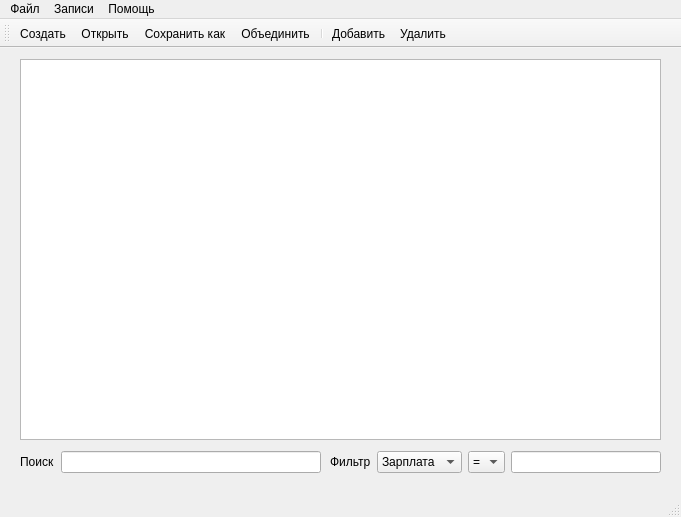
<?xml version="1.0" encoding="UTF-8"?>
<ui version="4.0">
 <class>MainWindow</class>
 <widget class="QMainWindow" name="MainWindow">
  <property name="geometry">
   <rect>
    <x>0</x>
    <y>0</y>
    <width>681</width>
    <height>517</height>
   </rect>
  </property>
  <property name="windowTitle">
   <string>MainWindow</string>
  </property>
  <widget class="QWidget" name="centralwidget">
   <widget class="QTableView" name="tableView">
    <property name="geometry">
     <rect>
      <x>20</x>
      <y>11</y>
      <width>641</width>
      <height>381</height>
     </rect>
    </property>
   </widget>
   <widget class="QWidget" name="layoutWidget">
    <property name="geometry">
     <rect>
      <x>20</x>
      <y>400</y>
      <width>301</width>
      <height>28</height>
     </rect>
    </property>
    <layout class="QHBoxLayout" name="horizontalLayout_2">
     <item>
      <widget class="QLabel" name="label">
       <property name="text">
        <string>Поиск</string>
       </property>
      </widget>
     </item>
     <item>
      <widget class="QLineEdit" name="lineEdit"/>
     </item>
    </layout>
   </widget>
   <widget class="QWidget" name="layoutWidget">
    <property name="geometry">
     <rect>
      <x>330</x>
      <y>400</y>
      <width>331</width>
      <height>28</height>
     </rect>
    </property>
    <layout class="QHBoxLayout" name="horizontalLayout_3">
     <item>
      <widget class="QLabel" name="label_2">
       <property name="text">
        <string>Фильтр</string>
       </property>
      </widget>
     </item>
     <item>
      <widget class="QComboBox" name="comboBox">
       <item>
        <property name="text">
         <string>Зарплата</string>
        </property>
       </item>
       <item>
        <property name="text">
         <string>Стаж</string>
        </property>
       </item>
      </widget>
     </item>
     <item>
      <widget class="QComboBox" name="comboBox_2">
       <item>
        <property name="text">
         <string>=</string>
        </property>
       </item>
       <item>
        <property name="text">
         <string>&lt;</string>
        </property>
       </item>
       <item>
        <property name="text">
         <string>&gt;</string>
        </property>
       </item>
      </widget>
     </item>
     <item>
      <widget class="QLineEdit" name="lineEdit_2"/>
     </item>
    </layout>
   </widget>
  </widget>
  <widget class="QMenuBar" name="menubar">
   <property name="geometry">
    <rect>
     <x>0</x>
     <y>0</y>
     <width>681</width>
     <height>23</height>
    </rect>
   </property>
   <widget class="QMenu" name="menuFile">
    <property name="title">
     <string>Файл</string>
    </property>
    <addaction name="actionCreate"/>
    <addaction name="actionOpen"/>
    <addaction name="actionSave"/>
    <addaction name="actionMerge"/>
    <addaction name="separator"/>
    <addaction name="action"/>
   </widget>
   <widget class="QMenu" name="menuFields">
    <property name="title">
     <string>Записи</string>
    </property>
    <addaction name="actionAdd"/>
    <addaction name="actionDelete"/>
   </widget>
   <widget class="QMenu" name="menuHelp">
    <property name="title">
     <string>Помощь</string>
    </property>
    <addaction name="actionInfo"/>
   </widget>
   <addaction name="menuFile"/>
   <addaction name="menuFields"/>
   <addaction name="menuHelp"/>
  </widget>
  <widget class="QStatusBar" name="statusbar"/>
  <widget class="QToolBar" name="toolBar">
   <property name="windowTitle">
    <string>toolBar</string>
   </property>
   <attribute name="toolBarArea">
    <enum>TopToolBarArea</enum>
   </attribute>
   <attribute name="toolBarBreak">
    <bool>false</bool>
   </attribute>
   <addaction name="actionCreate"/>
   <addaction name="actionOpen"/>
   <addaction name="actionSave"/>
   <addaction name="actionMerge"/>
   <addaction name="separator"/>
   <addaction name="actionAdd"/>
   <addaction name="actionDelete"/>
  </widget>
  <action name="actionCreate">
   <property name="icon">
    <iconset resource="resources.qrc">
     <normaloff>:/icons/icons/add.png</normaloff>:/icons/icons/add.png</iconset>
   </property>
   <property name="text">
    <string>Создать</string>
   </property>
   <property name="shortcut">
    <string>Ctrl+N</string>
   </property>
  </action>
  <action name="actionOpen">
   <property name="icon">
    <iconset resource="resources.qrc">
     <normaloff>:/icons/icons/open.png</normaloff>:/icons/icons/open.png</iconset>
   </property>
   <property name="text">
    <string>Открыть...</string>
   </property>
   <property name="shortcut">
    <string>Ctrl+O</string>
   </property>
  </action>
  <action name="actionSave">
   <property name="icon">
    <iconset resource="resources.qrc">
     <normaloff>:/icons/icons/save_as.png</normaloff>:/icons/icons/save_as.png</iconset>
   </property>
   <property name="text">
    <string>Сохранить как...</string>
   </property>
   <property name="shortcut">
    <string>Ctrl+S</string>
   </property>
  </action>
  <action name="actionMerge">
   <property name="icon">
    <iconset resource="resources.qrc">
     <normaloff>:/icons/icons/merge.png</normaloff>:/icons/icons/merge.png</iconset>
   </property>
   <property name="text">
    <string>Объединить...</string>
   </property>
   <property name="shortcut">
    <string>Ctrl+M</string>
   </property>
  </action>
  <action name="actionInfo">
   <property name="icon">
    <iconset resource="resources.qrc">
     <normaloff>:/icons/icons/show_data.png</normaloff>:/icons/icons/show_data.png</iconset>
   </property>
   <property name="text">
    <string>О программе</string>
   </property>
  </action>
  <action name="actionAdd">
   <property name="icon">
    <iconset resource="resources.qrc">
     <normaloff>:/icons/icons/add.png</normaloff>:/icons/icons/add.png</iconset>
   </property>
   <property name="text">
    <string>Добавить...</string>
   </property>
   <property name="shortcut">
    <string>Ctrl+A</string>
   </property>
  </action>
  <action name="actionDelete">
   <property name="icon">
    <iconset resource="resources.qrc">
     <normaloff>:/icons/icons/delete.png</normaloff>:/icons/icons/delete.png</iconset>
   </property>
   <property name="text">
    <string>Удалить...</string>
   </property>
   <property name="shortcut">
    <string>Ctrl+D</string>
   </property>
  </action>
  <action name="action">
   <property name="icon">
    <iconset resource="resources.qrc">
     <normaloff>:/icons/icons/exit.png</normaloff>:/icons/icons/exit.png</iconset>
   </property>
   <property name="text">
    <string>Выход</string>
   </property>
  </action>
 </widget>
 <resources>
  <include location="resources.qrc"/>
 </resources>
 <connections/>
</ui>
